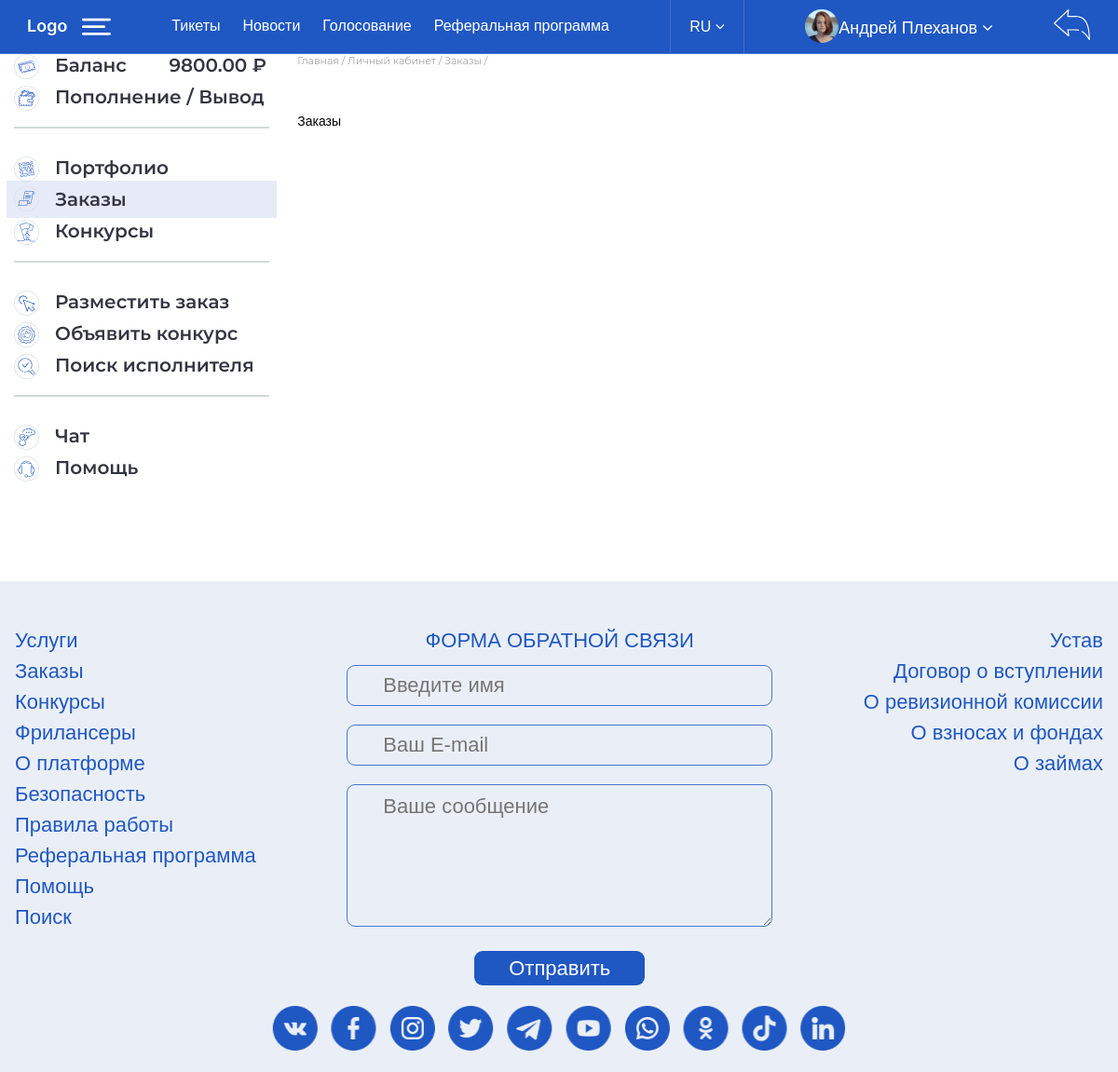
Page /profile/contracts/ (signed in) on the committed database.
### app_users/models.py (models this page shows, shortened)
class CustomUser(AbstractBaseUser, MPTTModel, PermissionsMixin):
    STATUS_CHOICES = (
        ("0", _("Участник Заказчик")),
        ("1", _("Кандидат")),
        ("2", _("Участник Фрилансер")),
    )
    image_validator = FileExtensionValidator(
        allowed_extensions=['png', 'jpg', 'gif'],
        message=_('Ошибка загрузки: допускаются только файлы с расширением .jpg .gif .png')
    )
    document_validator = FileExtensionValidator(
        allowed_extensions=['png', 'jpg', 'pdf'],
        message=_('Ошибка загрузки: допускаются только файлы с расширением .jpg .pdf .png')
    )
    email = models.EmailField(_('email'), unique=True, db_index=True)
    email_confirmed = models.BooleanField(_('email подтвержден'), default=False)
    username = models.SlugField(max_length=55, db_index=True, unique=True, verbose_name=_('имя пользователя'), null=True, blank=True)
    last_name = models.CharField(_('Фамилия'), max_length=55, blank=True, db_index=True)
    first_name = models.CharField(_('Имя'), max_length=55, blank=True, db_index=True)
    patronymic = models.CharField(_('Отчество'), max_length=55, blank=True, db_index=True)
    country = models.CharField(_('Страна'), max_length=55, blank=True, db_index=True)
    address = models.CharField(_('Адрес'), max_length=255, blank=True, db_index=True)
    personal_number = models.CharField(_('ИНН или персональный номер'), max_length=17, blank=True, null=True, db_index=True)
    document = models.FileField(_('документ'), upload_to='documents/', blank=True, validators=[document_validator, document_size_validate])
    document_number = models.CharField(_('Серия и номер документа'), max_length=55, blank=True, db_index=True)
    document_issued = models.CharField(_('Когда и кем выдан'), max_length=255, blank=True, db_index=True)
    paid_entrance_fee = models.BooleanField(_('Оплатил вступительный взнос'), default=False)
    status = models.CharField(_('статус'), max_length=30, choices=STATUS_CHOICES, default="0", db_index=True)
    date_joined = models.DateTimeField(_('дата регистрации'), auto_now_add=True, db_index=True)
    is_active = models.BooleanField(_('является активным'), default=True)
    is_staff = models.BooleanField(default=False, verbose_name=_('является сотрудником'))
    is_core = models.BooleanField(default=False, verbose_name=_('основатель'), db_index=True)
    parent = TreeForeignKey('self', on_delete=models.PROTECT, null=True, blank=True, related_name='children',
                            db_index=True, verbose_name=_('родитель'))
    avatar = models.ImageField(upload_to='avatars/', null=True, blank=True, validators=[image_validator, avatar_size_validate])
    phone_regex = RegexValidator(regex=r'^\+\d{11,15}', message=_("Номер телефона должен быть в формате: '+79012345678'."))
    phone_number = models.CharField(validators=[phone_regex], max_length=17, blank=True, verbose_name=_('номер телефона'), db_index=True)
    balance = models.DecimalField(max_digits=10, decimal_places=2, default=0, verbose_name=_('баланс'), db_index=True)
    bank_name = models.CharField(_('Наименование банка'), max_length=255, blank=True)
    bank_address = models.CharField(_('Адрес банка'), max_length=255, blank=True)
    bank_bic = models.CharField(_('БИК банка'), max_length=55, blank=True, null=True)
    bank_correspondent_account = models.CharField(_('Корреспондентский счет банка'), max_length=55, blank=True, null=True)
    payment_account = models.CharField(_('Расчетный счет'), max_length=55, blank=True, null=True)
    recipients_name = models.CharField(_('Имя получателя платежа'), max_length=255, blank=True)
    USERNAME_FIELD = 'email'
    REQUIRED_FIELDS = []
    objects = CustomUserManager()
    class MPTTMeta:
        user_insertion_by = ['email']
    class Meta:
        verbose_name = _('пользователь')
        verbose_name_plural = _('пользователи')

### app_settings/models.py (models this page shows, shortened)
class SocialMediaItem(models.Model):
    social_media = models.ForeignKey('SocialMedia', related_name='social_media_item', on_delete=models.CASCADE, verbose_name=_('социальные сети'))
    name = models.CharField(max_length=55, null=True, blank=True, verbose_name=_('название'))
    link = models.URLField(max_length=255, null=True, blank=True, verbose_name=_('ссылка'), unique=True)
    icon = models.FileField(upload_to='social_media/', null=True, blank=True, verbose_name=_('иконка'), db_index=True,
                            validators=[icon_validator, icon_size_validate])
    class Meta:
        verbose_name = _('соцсеть')
        verbose_name_plural = _('соцсети')

### app_users/views.py (the view)
# urls.py: path('profile/contracts/', contracts, name='contracts'),
@login_required
def contracts(request):
    context = {
        'user': request.user, 'title': _('Заказы'), 'current_elem': 'contracts',
        'breadcrumbs': {_('Главная'): 'home', _('Личный кабинет'): 'profile', _('Заказы'): 'contracts'}
    }
    return render(
        request,
        'app_users/others/contracts.html',
        context=context
    )

### app_survey/context_proccessors.py (called while the page is built)
def load_number_polls(request):
    if request.user.is_authenticated and request.user.is_core:
        new_polls = Question.objects.exclude(choice__answer__user_id=request.user.id)\
            .filter(visible=True, end_date__gte=timezone.now(), pub_date__lte=timezone.now()).only('id')
        return {
            'number_polls': new_polls.count(),
            'new_polls': new_polls,
        }
    return {
        'number_polls': 0
    }

### app_users/templates/app_users/others/contracts.html
{% extends 'app_users/profile/_profile_base.html' %}
{% load i18n %}
{% load static %}
{% block content %}
    Заказы
{% endblock %}

### app_users/templates/app_users/profile/_profile_base.html
{% extends 'app_users/_base.html' %}
{% load i18n %}
{% load static %}
{% block middle %}
    <div class="cabinet-page">
        <div class="wrap flex">
            <nav>
                <ul>
                    <li>
                        <a href="{% url 'balance' %}" {% if current_elem == 'balance' %}class="active"{% endif %}>
                            <img src="{% static 'assets/img/menu1.svg' %}"> {% trans 'Баланс' %}
                            <span>{{ request.user.balance }}</span> ₽
                        </a>
                    </li>
                    <li>
                        <a href="{% url 'topup_withdrawal' %}" {% if current_elem == 'topup_withdrawal' %}class="active"{% endif %}>
                            <img src="{% static 'assets/img/menu2.svg' %}"> {% trans 'Пополнение / Вывод' %}
                        </a>
                    </li>
                    <div class="line"></div>
                    <li>
                        <a href="{% url 'portfolio' %}" {% if current_elem == 'portfolio' %}class="active"{% endif %}>
                            <img src="{% static 'assets/img/menu3.svg' %}"> {% trans 'Портфолио' %}
                        </a>
                    </li>
                    <li>
                        <a href="{% url 'contracts' %}" {% if current_elem == 'contracts' %}class="active"{% endif %}>
                            <img src="{% static 'assets/img/menu4.svg' %}"> {% trans 'Заказы' %}
                        </a>
                    </li>
                    <li>
                        <a href="{% url 'contests' %}" {% if current_elem == 'contests' %}class="active"{% endif %}>
                            <img src="{% static 'assets/img/menu5.svg' %}"> {% trans 'Конкурсы' %}
                        </a>
                    </li>
                    <div class="line"></div>
                    <li>
                        <a href="{% url 'place_contract' %}" {% if current_elem == 'place_contract' %}class="active"{% endif %}>
                            <img src="{% static 'assets/img/menu6.svg' %}"> {% trans 'Разместить заказ' %}
                        </a>
                    </li>
                    <li>
                        <a href="{% url 'announce_contest' %}" {% if current_elem == 'announce_contest' %}class="active"{% endif %}>
                            <img src="{% static 'assets/img/menu7.svg' %}"> {% trans 'Объявить конкурс' %}
                        </a>
                    </li>
                    <li>
                        <a href="{% url 'search_contractor' %}" {% if current_elem == 'search_contractor' %}class="active"{% endif %}>
                            <img src="{% static 'assets/img/menu8.svg' %}"> {% trans 'Поиск исполнителя' %}
                        </a>
                    </li>
                    <div class="line"></div>
                    <li>
                        <a href="{% url 'chat' %}" {% if current_elem == 'chat' %}class="active"{% endif %}>
                            <img src="{% static 'assets/img/menu9.svg' %}"> {% trans 'Чат' %}
                        </a>
                    </li>
                    <li>
                        <a href="{% url 'support' %}" {% if current_elem == 'support' %}class="active"{% endif %}>
                            <img src="{% static 'assets/img/menu10.svg' %}"> {% trans 'Помощь' %}
                        </a>
                    </li>
                </ul>
            </nav>
            <div class="cabinet-content">
                <div class="navi">
                    {% for name, link in breadcrumbs.items %}
                        {% if current_elem == link %}
                            <a>{{ name }}</a> /
                        {% else %}
                            <a href="{% url link %}">{{ name }}</a> /
                        {% endif %}
                    {% endfor %}
                </div>
                {% block content %}
                {% endblock %}
            </div>
        </div>
    </div>
{% endblock %}

### app_users/templates/app_users/header.html (shortened to what this page needs)
{% load flatpages %}
{% load static %}
{% load i18n %}
{% get_flatpages '/referral-program/' as referral_program %}
<header class="header flex">
    <div class="logo">
        <a href="{% url 'home' %}"><img src="{% static 'assets/img/logo.svg' %}"></a>
        <a class="menu-button"></a>
    </div>
    {% if request.user.is_authenticated %}
        <ul>
            <li><a href="#">{% trans "Тикеты" %}</a></li>
            <li><a href="{% url 'news_list' %}">{% trans "Новости" %}</a></li>
            <li>
                <a href="{% url 'polls-list' %}">
                    {% trans "Голосование" %}
                </a>
            </li>
            <li><a href="{{ referral_program.first.url }}">{% trans "Реферальная программа" %}</a></li>
        </ul>
        <div class="langs-block">
            <a href="#" class="lang">RU <i class="fa fa-angle-down"></i></a>
        </div>
        <div class="name">
            {% if request.user.avatar %}
                <div><img src="{% static 'assets/img/avatar.png' %}"></div>
            {% else %}
                <div><img src="{% static 'assets/img/avatar.png' %}"></div>
            {% endif %}
            <div>
                <a href="#">
                    {% if request.user.last_name and request.user.first_name %}
                        {{ request.user.first_name }} {{ request.user.last_name }}
                    {% else %}
                        {% trans "Личный кабинет" %}
                    {% endif %}
                    <i class="fa fa-angle-down"></i>
                </a>
            </div>
        </div>
    {% endif %}
    {% if request.user.is_authenticated %}
        <a href="{% url 'logout' %}" class="logout"></a>
    {% else %}
        <button class="login-btn" onclick="loginPopup()">{% trans "Вход" %}</button>
    {% endif %}
</header>

### app_users/templates/app_users/footer.html (shortened to what this page needs)
{% load static %}
{% load i18n %}
{% load flatpages %}
{% get_flatpages '/referral-program/' as referral_program %}
{% get_flatpages '/about-platform/' as about_platform %}
{% get_flatpages '/working-rules/' as working_rules %}
{% get_flatpages '/regulation/' as regulation %}
{% get_flatpages '/entry-agreement/' as entry_agreement %}
{% get_flatpages '/audit-commission/' as audit_commission %}
{% get_flatpages '/contributions-and-funds/' as contributions_and_funds %}
{% get_flatpages '/loans/' as loans %}
<footer class="footer">
    <div class="flex">
        <ul>
            <li><a href="#">{% trans 'Услуги' %}</a></li>
            <li><a href="#">{% trans 'Заказы' %}</a></li>
            <li><a href="#">{% trans 'Конкурсы' %}</a></li>
            <li><a href="#">{% trans 'Фрилансеры' %}</a></li>
            <li><a href="{{ about_platform.first.url }}">{% trans 'О платформе' %}</a></li>
            <li><a href="#">{% trans 'Безопасность' %}</a></li>
            <li><a href="{{ working_rules.first.url }}">{% trans 'Правила работы' %}</a></li>
            <li><a href="{{ referral_program.first.url }}">{% trans 'Реферальная программа' %}</a></li>
            <li><a href="#">{% trans 'Помощь' %}</a></li>
            <li><a href="#">{% trans 'Поиск' %}</a></li>
        </ul>
        <form action="#" method="post">
            <p>{% trans 'ФОРМА ОБРАТНОЙ СВЯЗИ' %}</p>
            <input name="name" type="text" placeholder="{% trans 'Введите имя' %}">
            <input name="email" type="text" placeholder="{% trans 'Ваш E-mail' %}">
            <textarea name="message" placeholder="{% trans 'Ваше сообщение' %}"></textarea>
            <button type="submit">{% trans 'Отправить' %}</button>
        </form>
        <ul class="tar">
            <li><a href="{{ regulation.first.url }}">{% trans 'Устав' %}</a></li>
            <li><a href="{{ entry_agreement.first.url }}">{% trans 'Договор о вступлении' %}</a></li>
            <li><a href="{{ audit_commission.first.url }}">{% trans 'О ревизионной комиссии' %}</a></li>
            <li><a href="{{ contributions_and_funds.first.url }}">{% trans 'О взносах и фондах' %}</a></li>
            <li><a href="{{ loans.first.url }}">{% trans 'О займах' %}</a></li>
        </ul>
    </div>
    <div class="social">
        {% if social_media.social_media_item.all %}
            {% for item in social_media.social_media_item.all %}
                <a title="{{ item.name }}" target="_blank" href="{{ item.link }}"><img alt="{{ item.name }}-logo" src="{{ item.icon.url }}"></a>
            {% endfor %}
        {% endif %}
    </div>
</footer>

### rows in the picture
CustomUser: user.first_name "Андрей", user.last_name "Плеханов", user.balance "9800.00"
SocialMediaItem: icon (picture)
SocialMediaItem: icon (picture)
SocialMediaItem: icon (picture)
SocialMediaItem: icon (picture)
SocialMediaItem: icon (picture)
SocialMediaItem: icon (picture)
SocialMediaItem: icon (picture)
SocialMediaItem: icon (picture)
SocialMediaItem: icon (picture)
SocialMediaItem: icon (picture)

### other values in the picture
{{ name }} "Главная" "Личный кабинет"
{{ name }} "Заказы"
